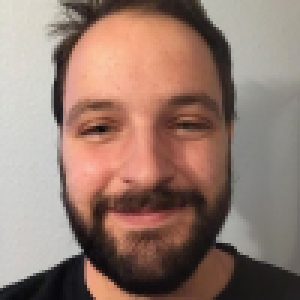
#> input picture Project1/me1.bmp, 100 x 100 px, found by its file name (shown 3 times larger)
$ python Homework3.py
#> lines starting #> are read from the running program, lines starting #| are printed output that depends on the picture
#> further down, im is the input picture: shape (100, 100, 3); mean B, G, R 112.2, 123.3, 148.9
"""
Greg Dews
CS-390S
Homework3
due: 10/06/98

To-Do: (suggested)
    Load images(color)

    convert to Yuv format
    hist(luminous component) and 1d filter for valley using 10 local neighbors{for(11:246)}
    threshold at calculated valley and mask out background

"""
from PIL import Image
from matplotlib import pyplot as plt
import numpy as np
import cv2


def detect_face(image):
    width, height, depth = image.shape[0:3]
#> width = 100; height = 100; depth = 3
    result = np.zeros((width, height, depth))
    RED = image[:,:,2]
    GREEN = image[:,:,1]
    BLUE = image[:,:,0]
    for j in range(width):
        for k in range(height):
            red = int(RED[j][k])
            grn = int(GREEN[j][k])
            blu = int(BLUE[j][k])
            rgb = [red, grn, blu]
            rvg = (abs(red - grn) > 15) and (red > grn)
            if (red > 95) and (grn > 40) and (blu > 20) and (max(rgb) - min(rgb) > 15) and rvg and (red > blu):
                result[j][k][0:3] = image[j][k][0:3]
            else:
                result[j][k][0:3] = 0
    result = np.uint8(result)
    luv_img = cv2.cvtColor(result, cv2.COLOR_BGR2Luv)
#> luv_img: shape (100, 100, 3); mean of channels 0, 1, 2 52.4, 107.5, 144.3
    hgram = np.zeros(256)
    for m in range(width):
        for n in range(height):
            hgram[luv_img[m][n][0]] += 1
    hsversion = cv2.cvtColor(image, cv2.COLOR_BGR2HSV)
#> hsversion: shape (100, 100, 3); mean H, S, V 22.8, 65.1, 149
    thold = otsu_thresh(hgram)
    for m in range(width):
        for n in range(height):
            if hsversion[m][n][1] > thold:
                result[m][n][0:3] = image[m][n][0:3]
            else:
                result[m][n][0:3] = 0
    result = np.uint8(result)
    return result


def otsu_thresh(hist):
    total_px = sum(hist)
#> total_px = 10000
    wcv = {}
    for t in range(256):
        w_b = sum(hist[0:t])/total_px
        w_f = sum(hist[t:256])/total_px
        mu_b = 0
        mu_f = 0
        var_b = 0
        var_f = 0

        for m in range(t):
            mu_b += (m * hist[m])
        mu_b /= max(sum(hist[0:t]), 1)
        for v in range(t):
            var_b += (v-mu_b)**2 * hist[v]
        var_b /= max(sum(hist[0:t]), 1)

        for m in range(t, 256):
            mu_f += (m * hist[m])
        mu_f /= max(sum(hist[t:256]), 1)
        for v in range(t, 256):
            var_f += (v-mu_f)**2 * hist[v]
        var_f /= max(sum(hist[t:256]), 1)

        wcv[t] = (w_b * var_b) + (w_f * var_f)
        index_min = 255
    for x in range(256):
        if wcv[x] < wcv[index_min]:
            index_min = x
#> after the loop, index_min = 73
    return index_min

im = cv2.imread("me1.bmp")
mydetect1 = detect_face(im)
#> after the loop in detect_face, `for m in range(width):`: result: shape (100, 100, 3); mean B, G, R 40, 48.8, 73.1
cv2.imwrite("me1_filtered.png", cv2.cvtColor(mydetect1, cv2.COLOR_BGR2GRAY))

im2 = cv2.imread("me2.bmp")
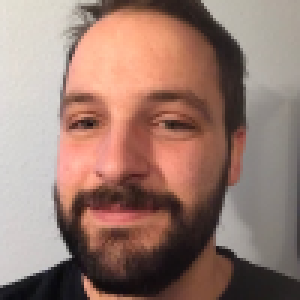
#> input picture Project1/me2.bmp, 100 x 100 px, found by its file name (shown 3 times larger)
#> im2 is the input picture: shape (100, 100, 3); mean B, G, R 113.1, 123.5, 153
mydetect2 = detect_face(im2)
#> in detect_face (call 2), `luv_img = cv2.cvtColor(result, cv2.COLOR_BGR2Luv)`: luv_img: shape (100, 100, 3); mean of channels 0, 1, 2 54.8, 108.9, 144.7
#> in detect_face (call 2), `hsversion = cv2.cvtColor(image, cv2.COLOR_BGR2HSV)`: hsversion: shape (100, 100, 3); mean H, S, V 22.7, 69, 153.1
#> after the loop in detect_face (call 2), `for m in range(width):`: result: shape (100, 100, 3); mean B, G, R 41.1, 49.7, 76.7
cv2.imwrite("me2_filtered.png", cv2.cvtColor(mydetect2, cv2.COLOR_BGR2GRAY))

im3 = cv2.imread("me3.bmp")
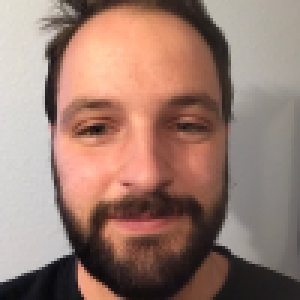
#> input picture Project1/me3.bmp, 100 x 100 px, found by its file name (shown 3 times larger)
#> im3 is the input picture: shape (100, 100, 3); mean B, G, R 112.8, 124.1, 153.9
mydetect3 = detect_face(im3)
#> in detect_face (call 3), `luv_img = cv2.cvtColor(result, cv2.COLOR_BGR2Luv)`: luv_img: shape (100, 100, 3); mean of channels 0, 1, 2 58.2, 109, 145.3
#> in detect_face (call 3), `hsversion = cv2.cvtColor(image, cv2.COLOR_BGR2HSV)`: hsversion: shape (100, 100, 3); mean H, S, V 25.1, 69.2, 154
#> after the loop in detect_face (call 3), `for m in range(width):`:
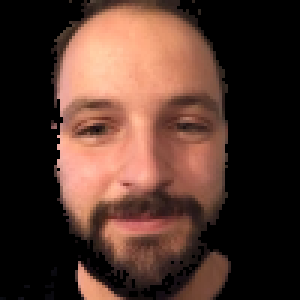
#> result: shape (100, 100, 3) (shown 3 times larger); mean B, G, R 43.8, 53.3, 80.6
cv2.imwrite("me3_filtered.png", cv2.cvtColor(mydetect3, cv2.COLOR_BGR2GRAY))

im4 = cv2.imread("me4.bmp")
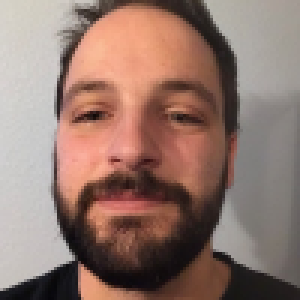
#> input picture Project1/me4.bmp, 100 x 100 px, found by its file name (shown 3 times larger)
#> im4 is the input picture: shape (100, 100, 3); mean B, G, R 109.5, 119.2, 146.2
mydetect4 = detect_face(im4)
#> in detect_face (call 4), `luv_img = cv2.cvtColor(result, cv2.COLOR_BGR2Luv)`: luv_img: shape (100, 100, 3); mean of channels 0, 1, 2 50.3, 107.5, 143.9
#> in detect_face (call 4), `hsversion = cv2.cvtColor(image, cv2.COLOR_BGR2HSV)`: hsversion: shape (100, 100, 3); mean H, S, V 20.1, 67.1, 146.3
#> after the loop in detect_face (call 4), `for m in range(width):`:
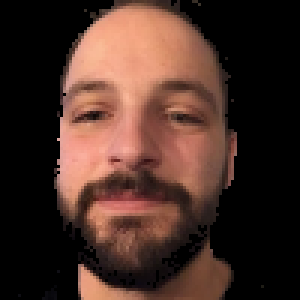
#> result: shape (100, 100, 3) (shown 3 times larger); mean B, G, R 38.7, 46.9, 71.7
cv2.imwrite("me4_filtered.png", cv2.cvtColor(mydetect4, cv2.COLOR_BGR2GRAY))

im5 = cv2.imread("me5.bmp")
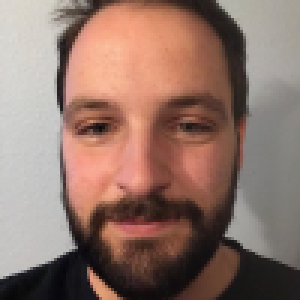
#> input picture Project1/me5.bmp, 100 x 100 px, found by its file name (shown 3 times larger)
#> im5 is the input picture: shape (100, 100, 3); mean B, G, R 106.6, 116.9, 144.6
mydetect5 = detect_face(im5)
#> after the loop in detect_face (call 5), `for j in range(width):`:
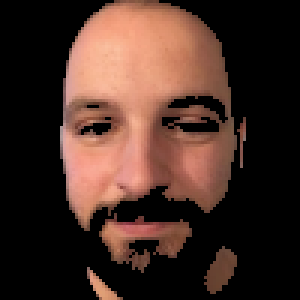
#> result: shape (100, 100, 3) float64 (shown 3 times larger); mean B, G, R 37.7, 46, 69.7
#> in detect_face (call 5), `luv_img = cv2.cvtColor(result, cv2.COLOR_BGR2Luv)`: luv_img: shape (100, 100, 3); mean of channels 0, 1, 2 54.5, 108.3, 144.6
#> in detect_face (call 5), `hsversion = cv2.cvtColor(image, cv2.COLOR_BGR2HSV)`: hsversion: shape (100, 100, 3); mean H, S, V 22.7, 69.2, 144.8
cv2.imwrite("me5_filtered.png", cv2.cvtColor(mydetect5, cv2.COLOR_BGR2GRAY))
